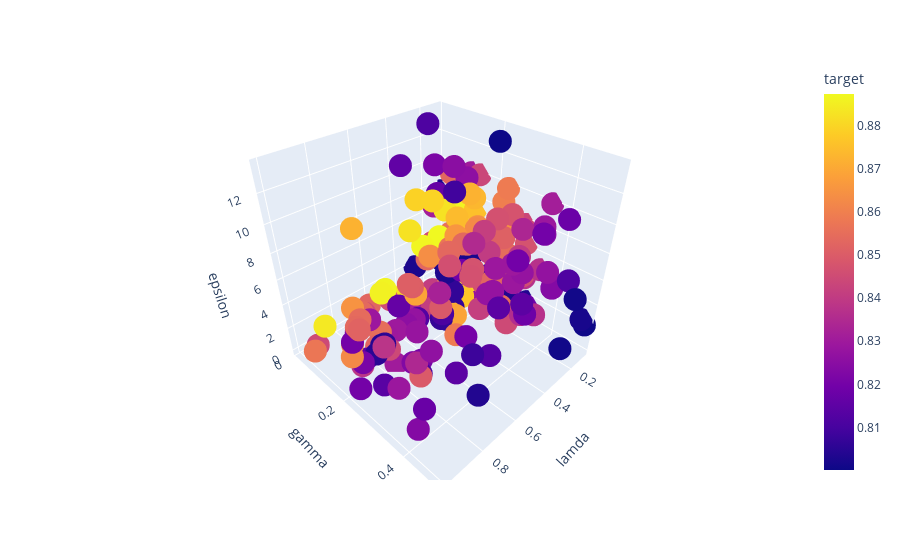

Write notebook code for a chart like this one.
### Code cell
px.scatter_3d(df1, x = "lamda", y = "gamma", z = "epsilon", color = "target", hover_data = ["C"])

### Figure 1 — Plotly figure (JSON) as saved in the notebook; plotly's stock layout.template omitted (floating-point values rounded to 4 significant figures; data arrays with more than 128 entries replaced by an {"elided": "..."} marker saying what was removed)
{"data": [{"customdata": {"elided": "227x1 float values"}, "hovertemplate": "lamda=%{x}<br>gamma=%{y}<br>epsilon=%{z}<br>C=%{customdata[0]}<br>target=%{marker.color}<extra></extra>", "legendgroup": "", "marker": {"color": {"elided": "227 float values"}, "coloraxis": "coloraxis", "symbol": "circle"}, "mode": "markers", "name": "", "scene": "scene", "showlegend": false, "type": "scatter3d", "x": {"elided": "227 float values"}, "y": {"elided": "227 float values"}, "z": {"elided": "227 float values"}}], "layout": {"coloraxis": {"colorbar": {"title": {"text": "target"}}, "colorscale": [[0, "#0d0887"], [0.1111, "#46039f"], [0.2222, "#7201a8"], [0.3333, "#9c179e"], [0.4444, "#bd3786"], [0.5556, "#d8576b"], [0.6667, "#ed7953"], [0.7778, "#fb9f3a"], [0.8889, "#fdca26"], [1, "#f0f921"]]}, "legend": {"tracegroupgap": 0}, "margin": {"t": 60}, "scene": {"domain": {"x": [0, 1], "y": [0, 1]}, "xaxis": {"title": {"text": "lamda"}}, "yaxis": {"title": {"text": "gamma"}}, "zaxis": {"title": {"text": "epsilon"}}}}}
